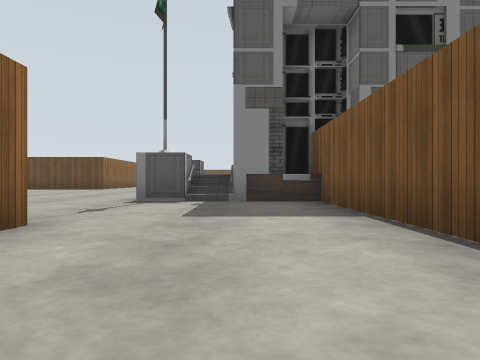
View 1 (above)

24 first-person views from a walk through a robot-simulator world made for Gazebo. The camera is 0.72 m above the floor, looks level and sees 70° across. The floor is counted in squares, 2 m on a side. Each view is taken from the middle of a square. On the plan, view 1 faces up. The plan holds only what a view shows up to about 9 squares ahead; the rest is blank. Simple patterns stand in for the simulator's built-in surfaces.

View 2
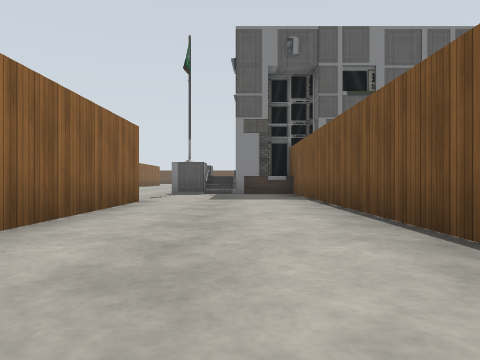

View 3
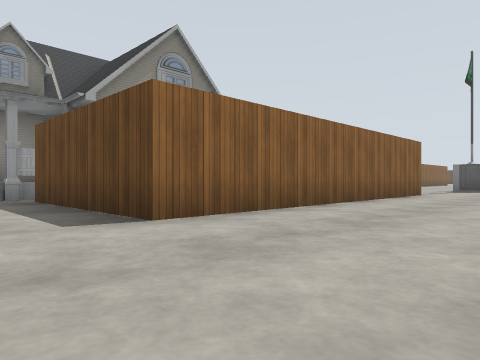

View 4
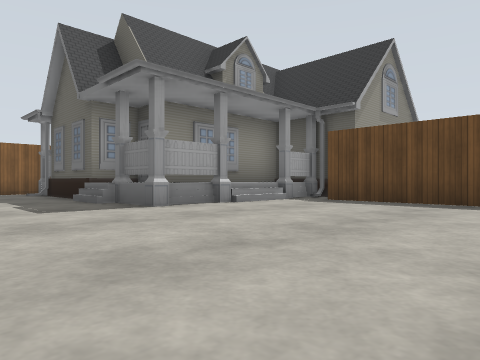

View 5
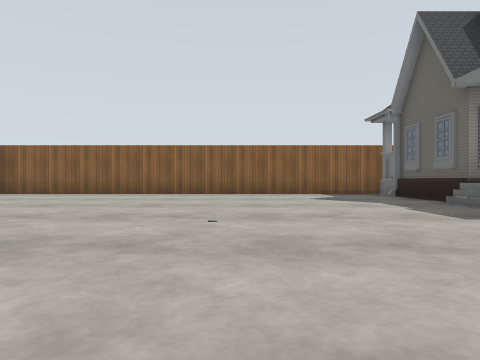

View 6
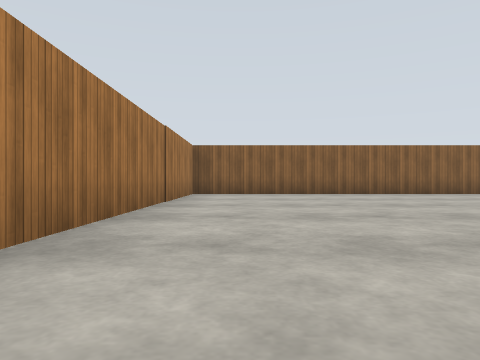

View 7
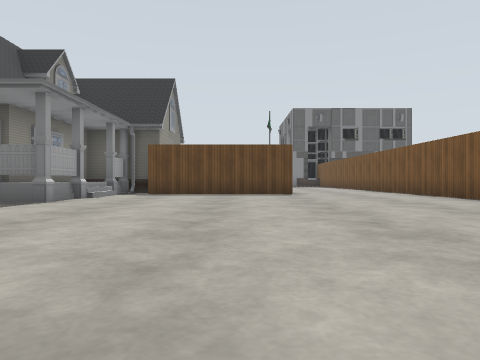

View 8
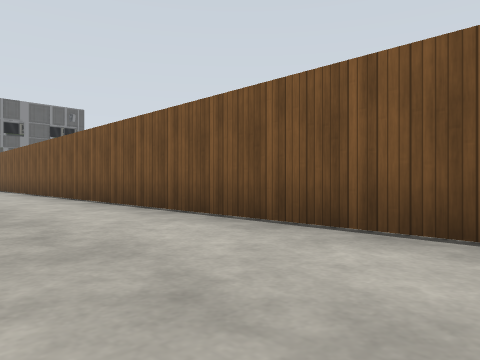

View 9
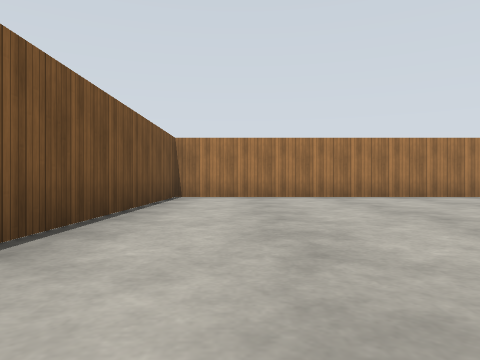

View 10
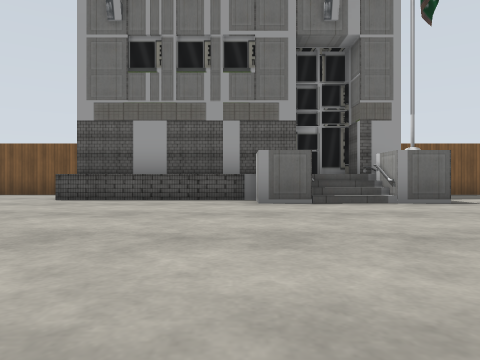

View 11
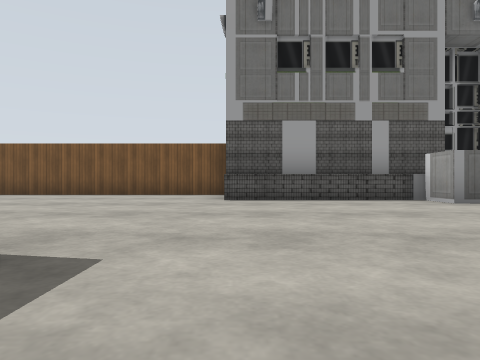

View 12
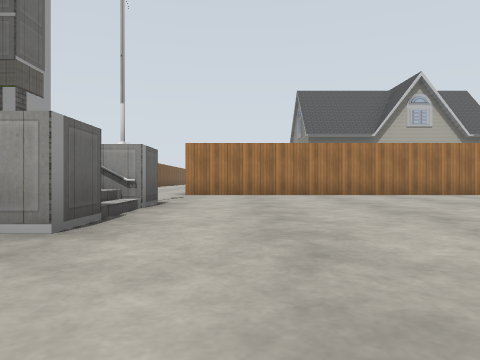

View 13
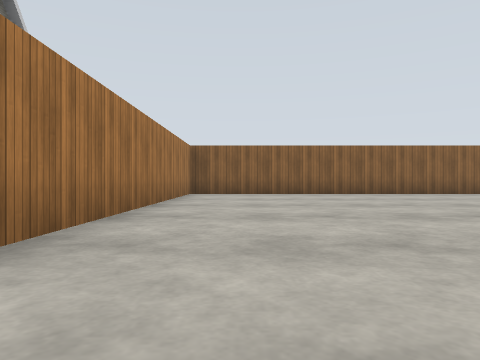

View 14
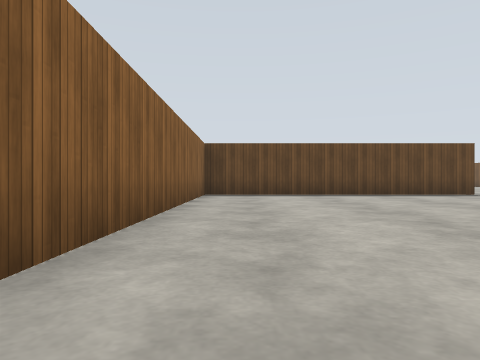

View 15
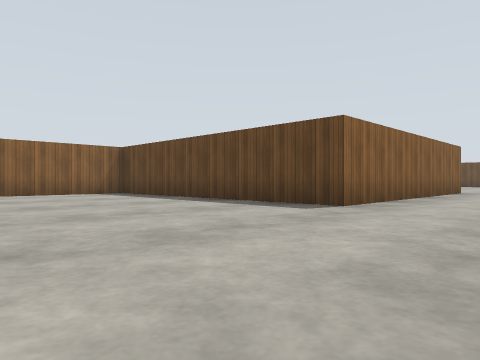

View 16
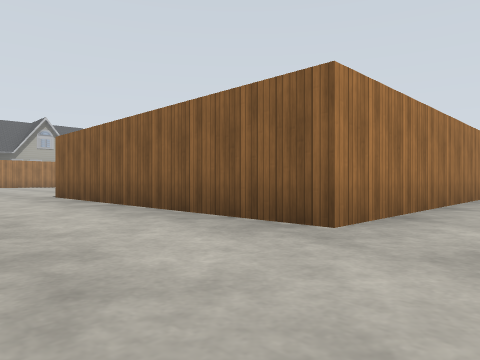

View 17
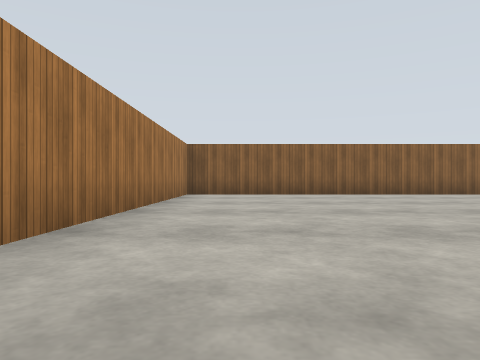

View 18
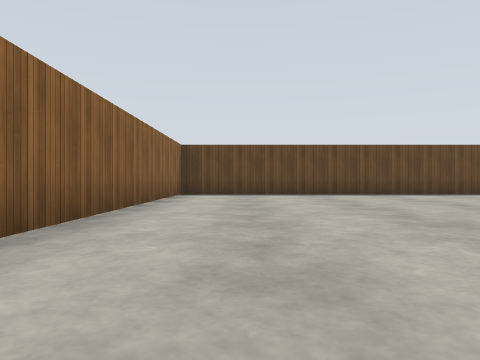

View 19
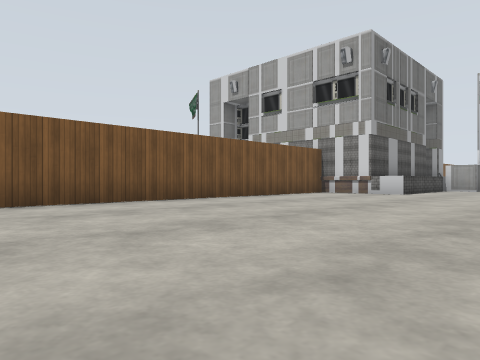

View 20
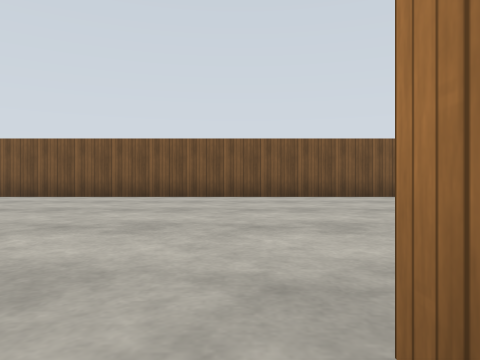

View 21
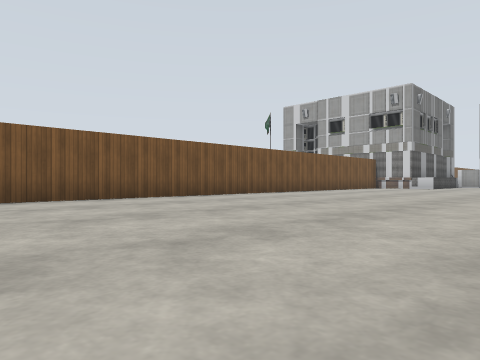

View 22
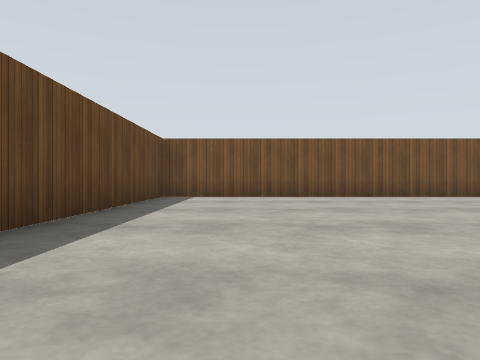

View 23
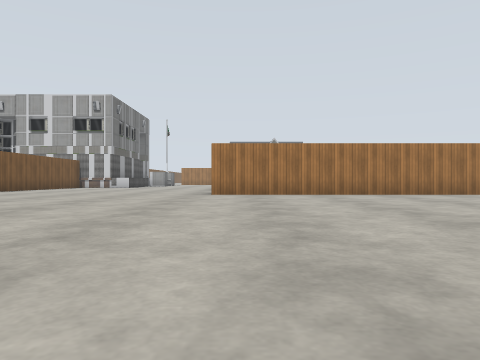

View 24
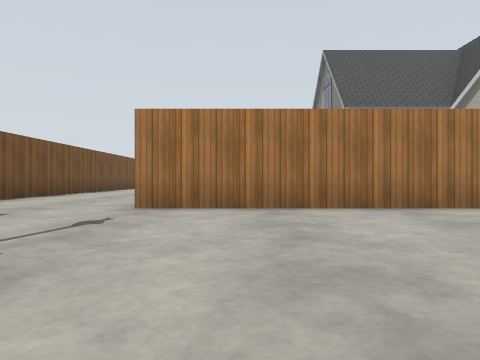

### Floor plan
Key: @ floor where view 1 was taken; # wall or solid block; . floor; S police station; H house.
Columns run from 13 left of view 1 to 4 right of it. Each row starts with its distance up from view 1.
 30 ###############
 29 #..............#
 28 #..............#
 27 #..............#
 26 #..............#
 25 #..............#
 24 #..............#
 23 #..............#
 22 #..............#
 21 #..............#
 20 #..............#
 19  #######.......#
 18        #.......#
 17        #.......#
 16        #.......#
 15        #.......#
 14   ######.......#
 13  #.............#
 12  #..........SS#
 11  #..........SS
 10  #..........SS
  9  #..........SS
  8  #.... .....SS
  7  #..........SSSS
  6  #..........SSSSSS
  5  #.............#
  4  #.............#
  3  #.............#
  2   ##########...#
  1            #...#
  0            #.@.#
 -1     HHHH   #...#
 -2     HHH    #...#
 -3     HHHHH  #...#
 -4     HHHH####...#
 -5     HHHH.......#
 -6     HHHH.......#
 -7  #HHHHHH.......#
 -8  #.............#
 -9  #.............#
-10  #.............#
-11  #.............#
-12  #.............#
-13  #....... .....#
-14  #....... .....#
-15  #.............#
-16  #.............#
-17  #.............#
-18  ###############

Where each view was taken, in squares from view 1:
view 1: 0 up, 0 right, facing up
view 2: 3 down, 0 right, facing up
view 3: 6 down, 1 right, facing up-left
view 4: 10 down, 2 left, facing up-left
view 5: 11 down, 3 left, facing left
view 6: 16 down, 3 left, facing left
view 7: 13 down, 3 left, facing up
view 8: 14 down, 1 left, facing up-right
view 9: 10 down, 0 right, facing down
view 10: 9 up, 7 left, facing right
view 11: 12 up, 7 left, facing right
view 12: 11 up, 3 left, facing down
view 13: 4 up, 3 left, facing left
view 14: 5 up, 11 left, facing up
view 15: 9 up, 3 left, facing up-left
view 16: 21 up, 3 left, facing down-left
view 17: 21 up, 4 left, facing left
view 18: 21 up, 11 left, facing up
view 19: 21 up, 4 left, facing down-right
view 20: 20 up, 6 left, facing right
view 21: 27 up, 5 left, facing down-right
view 22: 28 up, 6 left, facing right
view 23: 28 up, 6 left, facing down
view 24: 7 up, 3 left, facing down
